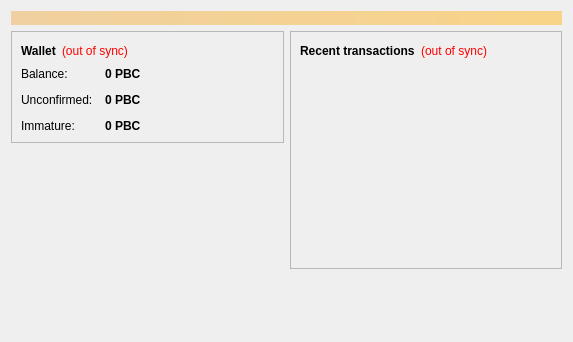
<?xml version="1.0" encoding="UTF-8"?>
<ui version="4.0">
 <class>OverviewPage</class>
 <widget class="QWidget" name="OverviewPage">
  <property name="geometry">
   <rect>
    <x>0</x>
    <y>0</y>
    <width>573</width>
    <height>342</height>
   </rect>
  </property>
  <property name="windowTitle">
   <string>Form</string>
  </property>
  <layout class="QVBoxLayout" name="topLayout">
   <item>
    <widget class="QLabel" name="labelAlerts">
     <property name="visible">
      <bool>false</bool>
     </property>
     <property name="styleSheet">
      <string notr="true">background-color: qlineargradient(x1: 0, y1: 0, x2: 1, y2: 0, stop:0 #F0D0A0, stop:1 #F8D488); color:#000000;</string>
     </property>
     <property name="wordWrap">
      <bool>true</bool>
     </property>
     <property name="margin">
      <number>3</number>
     </property>
    </widget>
   </item>
   <item>
    <layout class="QHBoxLayout" name="horizontalLayout" stretch="1,1">
     <item>
      <layout class="QVBoxLayout" name="verticalLayout_2">
       <item>
        <widget class="QFrame" name="frame">
         <property name="frameShape">
          <enum>QFrame::StyledPanel</enum>
         </property>
         <property name="frameShadow">
          <enum>QFrame::Raised</enum>
         </property>
         <layout class="QVBoxLayout" name="verticalLayout_4">
          <item>
           <layout class="QHBoxLayout" name="horizontalLayout_4">
            <item>
             <widget class="QLabel" name="label_5">
              <property name="font">
               <font>
                <weight>75</weight>
                <bold>true</bold>
               </font>
              </property>
              <property name="text">
               <string>Wallet</string>
              </property>
             </widget>
            </item>
            <item>
             <widget class="QLabel" name="labelWalletStatus">
              <property name="toolTip">
               <string>The displayed information may be out of date. Your wallet automatically synchronizes with the PennyBaseCoin network after a connection is established, but this process has not completed yet.</string>
              </property>
              <property name="styleSheet">
               <string notr="true">QLabel { color: red; }</string>
              </property>
              <property name="text">
               <string notr="true">(out of sync)</string>
              </property>
              <property name="alignment">
               <set>Qt::AlignLeading|Qt::AlignLeft|Qt::AlignVCenter</set>
              </property>
             </widget>
            </item>
            <item>
             <spacer name="horizontalSpacer_2">
              <property name="orientation">
               <enum>Qt::Horizontal</enum>
              </property>
              <property name="sizeHint" stdset="0">
               <size>
                <width>40</width>
                <height>20</height>
               </size>
              </property>
             </spacer>
            </item>
           </layout>
          </item>
          <item>
           <layout class="QFormLayout" name="formLayout_2">
            <property name="fieldGrowthPolicy">
             <enum>QFormLayout::AllNonFixedFieldsGrow</enum>
            </property>
            <property name="horizontalSpacing">
             <number>12</number>
            </property>
            <property name="verticalSpacing">
             <number>12</number>
            </property>
            <item row="0" column="0">
             <widget class="QLabel" name="label">
              <property name="text">
               <string>Balance:</string>
              </property>
             </widget>
            </item>
            <item row="0" column="1">
             <widget class="QLabel" name="labelBalance">
              <property name="font">
               <font>
                <weight>75</weight>
                <bold>true</bold>
               </font>
              </property>
              <property name="cursor">
               <cursorShape>IBeamCursor</cursorShape>
              </property>
              <property name="toolTip">
               <string>Your current balance</string>
              </property>
              <property name="text">
               <string notr="true">0 PBC</string>
              </property>
              <property name="textInteractionFlags">
               <set>Qt::LinksAccessibleByMouse|Qt::TextSelectableByKeyboard|Qt::TextSelectableByMouse</set>
              </property>
             </widget>
            </item>
            <item row="1" column="0">
             <widget class="QLabel" name="label_3">
              <property name="text">
               <string>Unconfirmed:</string>
              </property>
             </widget>
            </item>
            <item row="1" column="1">
             <widget class="QLabel" name="labelUnconfirmed">
              <property name="font">
               <font>
                <weight>75</weight>
                <bold>true</bold>
               </font>
              </property>
              <property name="cursor">
               <cursorShape>IBeamCursor</cursorShape>
              </property>
              <property name="toolTip">
               <string>Total of transactions that have yet to be confirmed, and do not yet count toward the current balance</string>
              </property>
              <property name="text">
               <string notr="true">0 PBC</string>
              </property>
              <property name="textInteractionFlags">
               <set>Qt::LinksAccessibleByMouse|Qt::TextSelectableByKeyboard|Qt::TextSelectableByMouse</set>
              </property>
             </widget>
            </item>
            <item row="2" column="0">
             <widget class="QLabel" name="labelImmatureText">
              <property name="text">
               <string>Immature:</string>
              </property>
             </widget>
            </item>
            <item row="2" column="1">
             <widget class="QLabel" name="labelImmature">
              <property name="font">
               <font>
                <weight>75</weight>
                <bold>true</bold>
               </font>
              </property>
              <property name="toolTip">
               <string>Mined balance that has not yet matured</string>
              </property>
              <property name="text">
               <string notr="true">0 PBC</string>
              </property>
              <property name="textInteractionFlags">
               <set>Qt::LinksAccessibleByMouse|Qt::TextSelectableByKeyboard|Qt::TextSelectableByMouse</set>
              </property>
             </widget>
            </item>
			
           </layout>
          </item>
         </layout>
        </widget>
       </item>
       <item>
        <spacer name="verticalSpacer">
         <property name="orientation">
          <enum>Qt::Vertical</enum>
         </property>
         <property name="sizeHint" stdset="0">
          <size>
           <width>20</width>
           <height>40</height>
          </size>
         </property>
        </spacer>
       </item>
		<item>
         <widget class="QLabel" name="label_wallet_bgcoin">
          <property name="text">
           <string/>
          </property>
          <property name="pixmap">
           <pixmap resource="../bitcoin.qrc">:/images/wallet_bgcoin</pixmap>
          </property>
          <property name="scaledContents">
           <bool>false</bool>
          </property>
          <property name="alignment">
           <set>Qt::AlignLeft</set>
          </property>
          <property name="margin">
           <number>-2</number>
          </property>
         </widget>
        </item>
	   </layout>
     </item>
     <item>
      <layout class="QVBoxLayout" name="verticalLayout_3">
       <item>
        <widget class="QFrame" name="frame_2">
         <property name="frameShape">
          <enum>QFrame::StyledPanel</enum>
         </property>
         <property name="frameShadow">
          <enum>QFrame::Raised</enum>
         </property>
         <layout class="QVBoxLayout" name="verticalLayout">
          <item>
           <layout class="QHBoxLayout" name="horizontalLayout_2">
            <item>
             <widget class="QLabel" name="label_4">
              <property name="text">
               <string>&lt;b&gt;Recent transactions&lt;/b&gt;</string>
              </property>
             </widget>
            </item>
            <item>
             <widget class="QLabel" name="labelTransactionsStatus">
              <property name="toolTip">
               <string>The displayed information may be out of date. Your wallet automatically synchronizes with the PennyBaseCoin network after a connection is established, but this process has not completed yet.</string>
              </property>
              <property name="styleSheet">
               <string notr="true">QLabel { color: red; }</string>
              </property>
              <property name="text">
               <string notr="true">(out of sync)</string>
              </property>
              <property name="alignment">
               <set>Qt::AlignRight|Qt::AlignTrailing|Qt::AlignVCenter</set>
              </property>
             </widget>
            </item>
            <item>
             <spacer name="horizontalSpacer">
              <property name="orientation">
               <enum>Qt::Horizontal</enum>
              </property>
              <property name="sizeHint" stdset="0">
               <size>
                <width>40</width>
                <height>20</height>
               </size>
              </property>
             </spacer>
            </item>
           </layout>
          </item>
          <item>
           <widget class="QListView" name="listTransactions">
            <property name="styleSheet">
             <string notr="true">QListView { background: transparent; }</string>
            </property>
            <property name="frameShape">
             <enum>QFrame::NoFrame</enum>
            </property>
            <property name="verticalScrollBarPolicy">
             <enum>Qt::ScrollBarAlwaysOff</enum>
            </property>
            <property name="horizontalScrollBarPolicy">
             <enum>Qt::ScrollBarAlwaysOff</enum>
            </property>
            <property name="selectionMode">
             <enum>QAbstractItemView::NoSelection</enum>
            </property>
           </widget>
          </item>
         </layout>
        </widget>
       </item>
       <item>
        <spacer name="verticalSpacer_2">
         <property name="orientation">
          <enum>Qt::Vertical</enum>
         </property>
         <property name="sizeHint" stdset="0">
          <size>
           <width>20</width>
           <height>40</height>
          </size>
         </property>
        </spacer>
       </item>
      </layout>
     </item>
    </layout>
   </item>
  </layout>
 </widget>
 <resources/>
 <connections/>
</ui>
